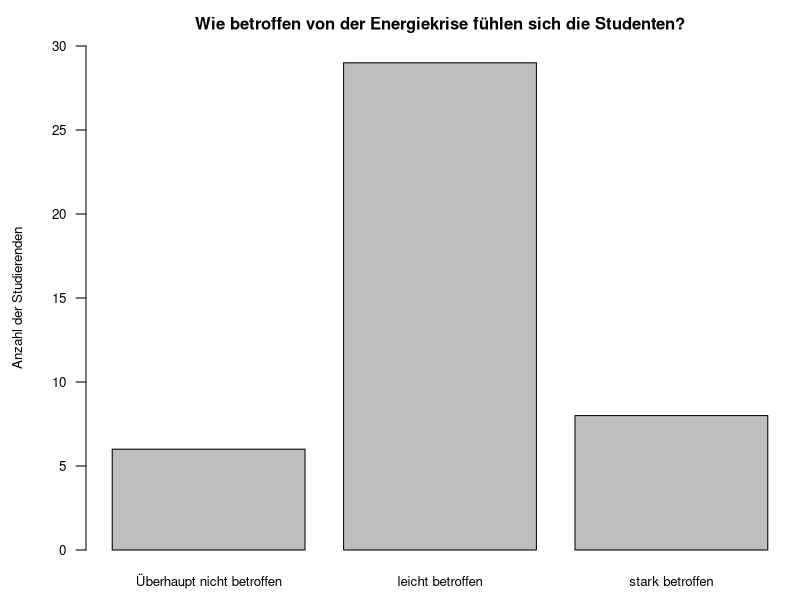
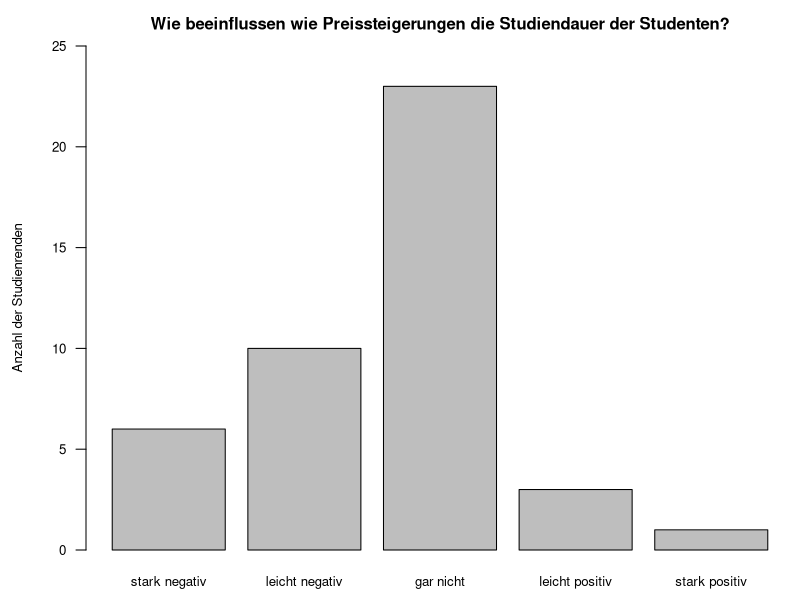
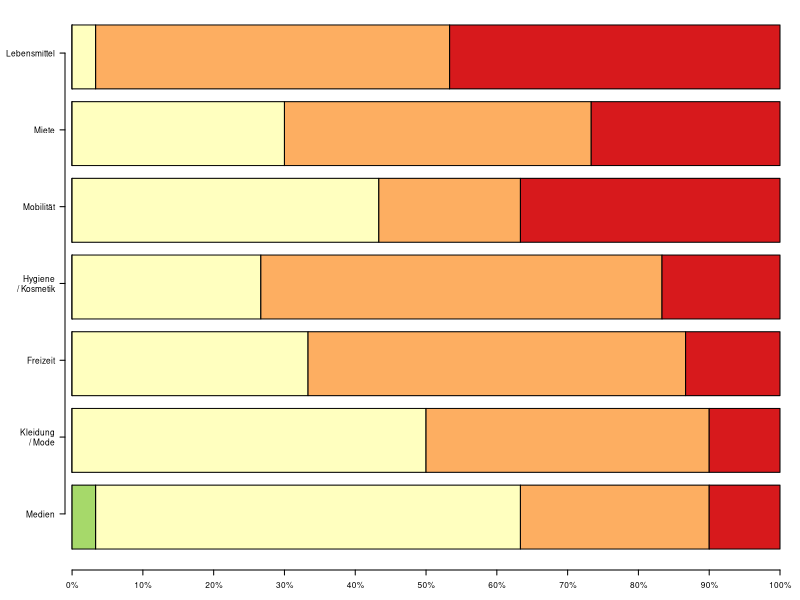
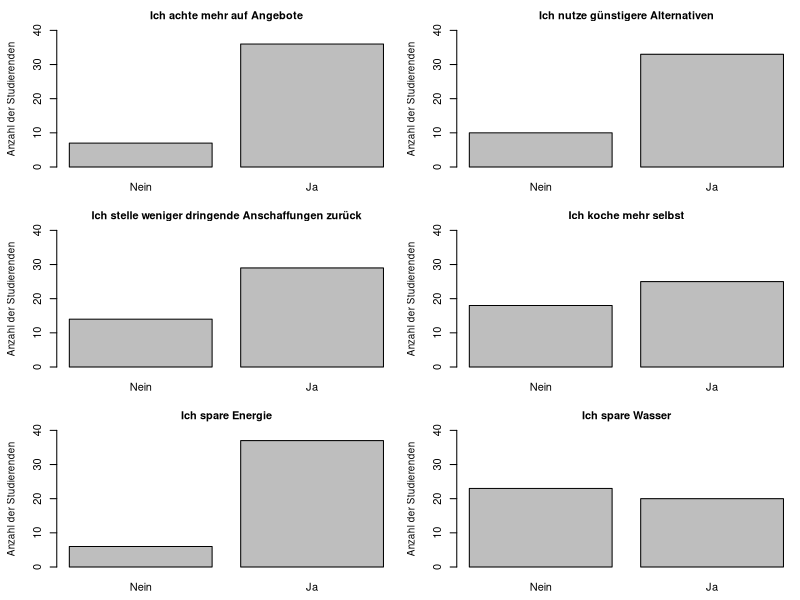
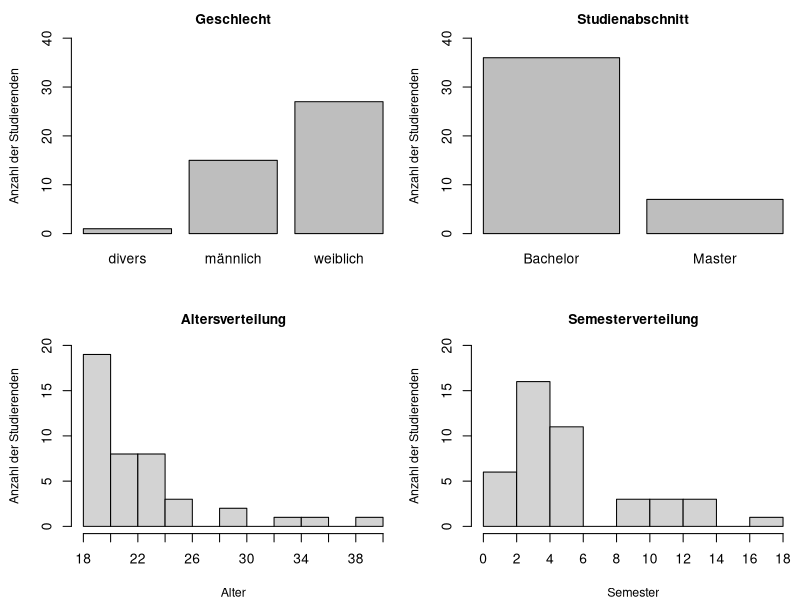

Write the R code that produced these figures, in order.
## ---- chunk 1
# Add packages you need here!
library(knitr)
## ---- chunk 2
tau <- read.csv('tau.csv')
str(tau)
## ---- chunk 3
op <- par(no.readonly = TRUE) # the whole list of settable par's.
par(cex.main=1, cex.axis=.8, cex.lab=.8, mar = c(2.5, 4.3, 2.3, .3)) 

barplot(table(tau$Betroffenheit),
        names.arg = c("Überhaupt nicht betroffen", "leicht betroffen",
                      "stark betroffen"),
        ylab = "Anzahl der Studierenden", ylim = c(0,30), las = 1,
        main = "Wie betroffen von der Energiekrise fühlen sich die Studenten?")
par(op)
## ---- chunk 4
op <- par(no.readonly = TRUE) # the whole list of settable par's.
par(cex.main=1, cex.axis=.8, cex.lab=.8, mar = c(2.5, 4.3, 2.3, .3)) 

barplot(table(tau$Einfluss.Studiendauer),
        names.arg = c("stark negativ", "leicht negativ", "gar nicht",
                      "leicht positiv", "stark positiv"),
        ylab = "Anzahl der Studienrenden", ylim = c(0,25), las = 1,
        main = "Wie beeinflussen wie Preissteigerungen die Studiendauer der Studenten?")
par(op)
## ---- chunk 5
ausgabe <- tau[seq(3,9)]
library(stringr)
cnames <- colnames(ausgabe)
cnames <- str_replace(cnames, "Ausgabe\\.", "")
cnames <- str_replace(cnames, "\\.", "\n/ ")
colnames(ausgabe) <- cnames
ausgabe <- na.omit(ausgabe)
rownum <- nrow(ausgabe)
for( i in seq(-2, 2) ) {
    ausgabe <- rbind(ausgabe, rep(i, ncol(ausgabe)))
}
ausgabe <- ausgabe[,order(colMeans(ausgabe))] # nach Mittelwert ordnen
ratio <- (apply(ausgabe, 2, table)-1)/rownum

op <- par(no.readonly = TRUE) # the whole list of settable par's.
par(cex = 0.5, las = 1, mar = c(3, 6.5, .4, 2)) # Groesse der Beschriftung, horizontale Labels
library(RColorBrewer) # Paket für Farbverlauf Gruen -> Gelb -> Rot
barplot(ratio, 
        horiz = TRUE, # Horizontaler Barplot
        col = brewer.pal(5,"RdYlGn")[5:1], # Farben (richtig sortieren)
        xaxt = "n", yaxt = "n") # Achsen zunaechst nicht plotten
# x-Achse:
axis(1, at = seq(0, 1, length.out=11), labels = c(paste(10*0:10, "%", sep ="")))
# y-Achse (Namen = Variablnamen)
axis(2, at = seq(.75,7.96, length.out = ncol(ausgabe)), labels = colnames(ausgabe))
par(op)
## ---- chunk 6
ausgabe <- tau[seq(3,9)]
cnames <- colnames(ausgabe)
cnames <- str_replace(cnames, "Ausgabe\\.", "")
cnames <- str_replace(cnames, "\\.", "/")
colnames(ausgabe) <- cnames
kable(cov(na.omit(ausgabe)), digits=3)
## ---- chunk 7
op <- par(no.readonly = TRUE) # the whole list of settable par's.
par(cex.main=1, cex.lab=.9, mfrow = c(3, 2), mar = c(2.5, 4.3, 2.3, .3)) 

barplot(table(tau$Verhalten.Angebote), names.arg = c("Nein", "Ja"),
        ylab = "Anzahl der Studierenden", ylim = c(0,40),
        main = "Ich achte mehr auf Angebote")

barplot(table(tau$Verhalten.Alternativen), names.arg = c("Nein", "Ja"),
        ylab = "Anzahl der Studierenden", ylim= c(0,40),
        main = "Ich nutze günstigere Alternativen")
        
barplot(table(tau$Verhalten.Anschaffungen), names.arg = c("Nein", "Ja"),
        ylab = "Anzahl der Studierenden", ylim = c(0,40),
        main = "Ich stelle weniger dringende Anschaffungen zurück")

barplot(table(tau$Verhalten.Kochen), names.arg = c("Nein", "Ja"),
        ylab = "Anzahl der Studierenden", ylim = c(0,40),
        main = "Ich koche mehr selbst")

barplot(table(tau$Verhalten.Energie.sparen), names.arg = c("Nein", "Ja"),
        ylab = "Anzahl der Studierenden", ylim = c(0,40),
        main = "Ich spare Energie")

barplot(table(tau$Verhalten.Wasser.sparen), names.arg = c("Nein", "Ja"),
        ylab = "Anzahl der Studierenden", ylim = c(0,40),
        main = "Ich spare Wasser")
par(op)
## ---- chunk 8
op <- par(no.readonly = TRUE) # the whole list of settable par's.
par(cex.main=1, cex.lab=.9, mfrow = c(2, 2), mar = c(4, 4.3, 2.3, .3)) 
barplot(table(tau$Geschlecht),names.arg = c("divers","männlich","weiblich"),
          main = "Geschlecht",ylab = "Anzahl der Studierenden",ylim = c(0,40) )
  
barplot(table(tau$Studien.abschnitt),names.arg = c("Bachelor","Master"),
          main = "Studienabschnitt",ylab = "Anzahl der Studierenden", ylim = (c(0,40)))
  
hist(tau$Alter,breaks = c(18,20,22,24,26,28,30,32,34,36,38,40),main = "Altersverteilung",
       ylim = c(0,20), ylab = "Anzahl der Studierenden",xlab = "Alter", xlim = c(18,40), xaxt = "n" )
axis(side = 1, at=c(18,20,22,24,26,28,30,32,34,36,38,40),labels = c(18,20,22,24,26,28,30,32,34,36,38,40))

hist(tau$Semester, breaks = c(0,2,4,6,8,10,12,14,16,18),main = "Semesterverteilung",
       ylim= c(0,20),ylab = "Anzahl der Studierenden", xlab = "Semester", xlim = c(0,18), xaxt = "n", right = FALSE)
axis(side = 1, at=c(0,2,4,6,8,10,12,14,16,18),labels = c(0,2,4,6,8,10,12,14,16,18))
  
par(op)
